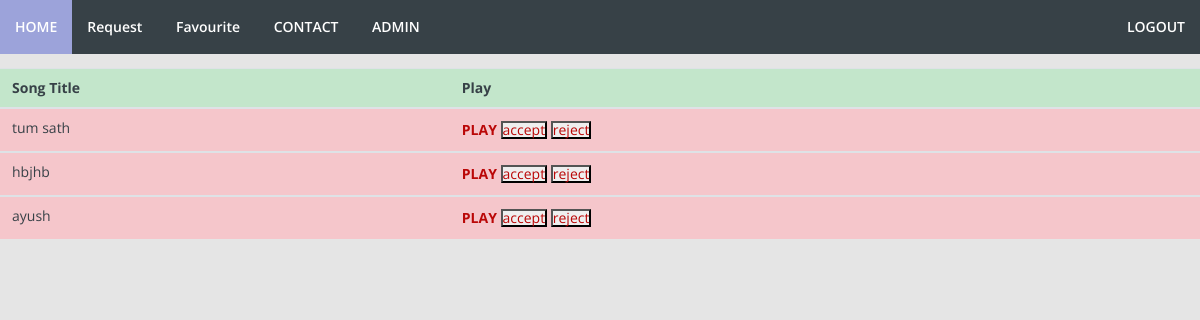
The page /request/ (signed in) on the database its author committed.
### music_app/models.py (models this page shows, shortened)
class song(models.Model):
    song_album = models.ForeignKey(album,related_name="song_album",on_delete=models.PROTECT)
    is_visible = models.BooleanField(default=False)#if is_visible == False then show as requested song. If admin accepts is_visible= True, and not a part of requested from last condition.If deleted then no question of song object
    song_name = models.CharField(max_length=150,null=True,blank=False)
    song_file = models.FileField(null=True)
    dedicated_by = models.CharField(max_length=40,null=True,blank=False)
    dedicated_for = models.CharField(max_length=40,null=True,blank=False)
    date_added= models.DateTimeField(auto_now_add=True)

### music_app/views.py (the view)
# urls.py: path('request/',views.songrequest,name="songrequest"),
@login_required
def songrequest(request):
    if request.user.is_staff:
        rsong=song.objects.filter(is_visible= False)
        return render(request,'requestsong.html',{'allsong':rsong})
    else:
        raise Http404("You are not an admin")

### templates/requestsong.html (shortened to what this page needs)
{% extends 'base.html' %}
{% block body %}
  <br>
<table class="table table-danger table-hover">
    <thead class="table-success" >
        <tr>
        <th>Song Title</th>
        <th>Play</th>
        </tr>
    </thead>
{% for song in allsong %}
    <tbody >
      <tr >
        <td>{{ song.song_name }}</td>
        <td>{% if song.song_file %}
            <a href="{{song.song_file.url}}" target="_blank"><strong>PLAY</strong></a>
            {% endif %}
            <button><a href="/accept/{{song.id}}/">accept</a></button>
            <button><a href="/reject/{{song.id}}/">reject</a></button>
        </td>
      </tr>
{% endfor %}
</tbody>
</table>
{% endblock %}

### static/base1.css (style rules this page uses)
*,html,body,div,dl,dt,dd,ul,ol,li,h1,h2,h3,h4,h5,h6,pre,form,label,fieldset,input,p,blockquote,th,td { margin: 0; padding: 0; }
body { background-image: url("https://www.google.com/url?sa=i&url=https%3A%2F%2Fwallpapercave.com%2Fmusic-wallpaper-1920x1080&psig=AOvVaw3PK4xjO1DkNiqyHt0BKKnD&ust=1591972432180000&source=images&cd=vfe&ved=0CAIQjRxqFwoTCPDE3cv9-ekCFQAAAAAdAAAAABAD"); background-color: #cccccc; }
* { -webkit-box-sizing: border-box; -moz-box-sizing: border-box; box-sizing: border-box; }
html { -webkit-font-smoothing: antialiased; }
a { color: #BA0707; text-decoration: none; }
body { background: #e5e5e5; color: #374147; font: 14px "Open Sans",Helvetica,Arial,sans-serif; -webkit-font-smoothing: antialiased; line-height: 1; width: 100%; }

### templates/base.html (style rules this page uses)
body { background-image: src; }

### rows shown on the page
song: song_name "tum sath"
song: song_name "hbjhb"
song: song_name "ayush"
